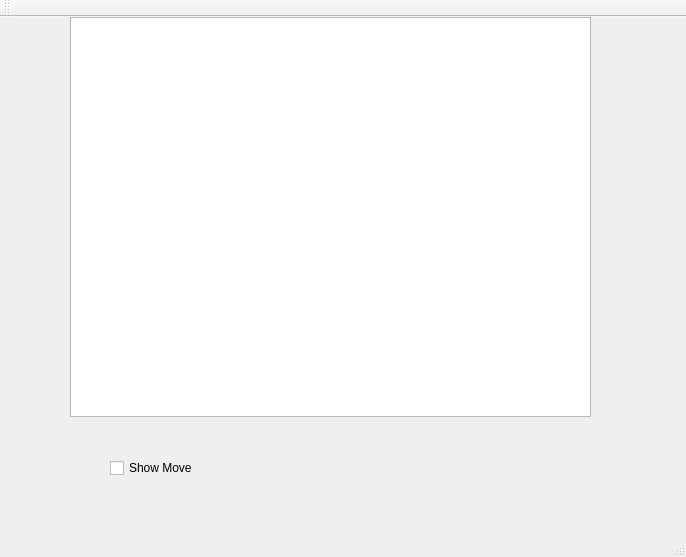
<?xml version="1.0" encoding="UTF-8"?>
<ui version="4.0">
 <class>MainWindow</class>
 <widget class="QMainWindow" name="MainWindow">
  <property name="geometry">
   <rect>
    <x>0</x>
    <y>0</y>
    <width>686</width>
    <height>557</height>
   </rect>
  </property>
  <property name="windowTitle">
   <string>MainWindow</string>
  </property>
  <widget class="QWidget" name="centralWidget">
   <widget class="QGraphicsView" name="playArea">
    <property name="geometry">
     <rect>
      <x>70</x>
      <y>0</y>
      <width>521</width>
      <height>400</height>
     </rect>
    </property>
   </widget>
   <widget class="QCheckBox" name="checkBox">
    <property name="geometry">
     <rect>
      <x>110</x>
      <y>440</y>
      <width>111</width>
      <height>22</height>
     </rect>
    </property>
    <property name="text">
     <string>Show Move</string>
    </property>
   </widget>
  </widget>
  <widget class="QMenuBar" name="menuBar">
   <property name="geometry">
    <rect>
     <x>0</x>
     <y>0</y>
     <width>686</width>
     <height>25</height>
    </rect>
   </property>
  </widget>
  <widget class="QToolBar" name="mainToolBar">
   <attribute name="toolBarArea">
    <enum>TopToolBarArea</enum>
   </attribute>
   <attribute name="toolBarBreak">
    <bool>false</bool>
   </attribute>
  </widget>
  <widget class="QStatusBar" name="statusBar"/>
  <action name="actionMove">
   <property name="text">
    <string>move</string>
   </property>
  </action>
 </widget>
 <layoutdefault spacing="6" margin="11"/>
 <resources/>
 <connections/>
</ui>
